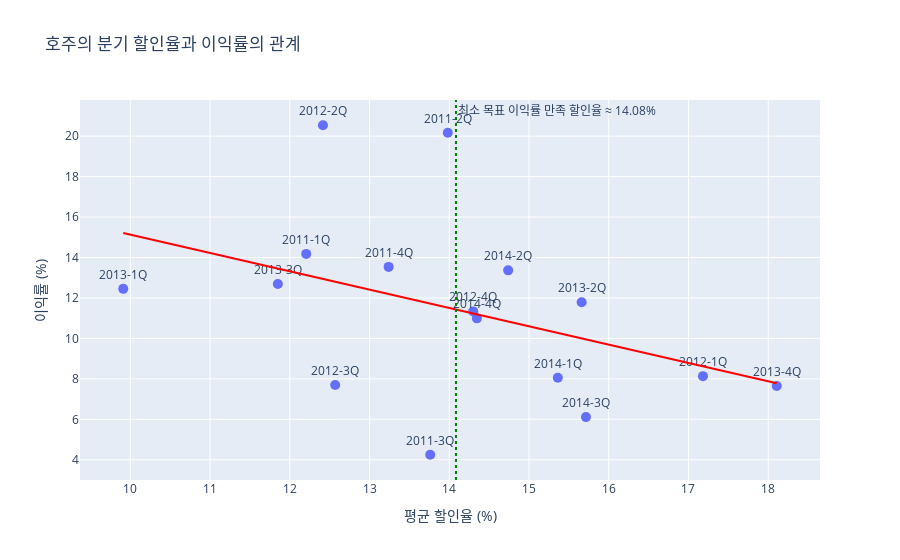

This figure's notebook cell:
### Markdown cell above
### 최적 할인율 상한선 그래프

### Code cell
australia_df = df[df['Country'] == 'Australia']
australia_df['Discount_ratio'] = australia_df['Discount'] * 100

discount_profit_trend = australia_df.groupby(['Year', 'Quarter']).agg({'Discount_ratio': 'mean', 'Profit': 'sum', 'Sales': 'sum'}).reset_index()
discount_profit_trend['Profit Margin'] = discount_profit_trend['Profit'] / discount_profit_trend['Sales'] * 100
discount_profit_trend['Year-Quarter'] = discount_profit_trend['Year'].astype(str) + '-' +discount_profit_trend['Quarter'].astype(str) + 'Q'

avg_margin = discount_profit_trend['Profit Margin'].mean()


# 회귀선
X = discount_profit_trend['Discount_ratio']
y = discount_profit_trend['Profit Margin']
X_const = sm.add_constant(X)
model = sm.OLS(y, X_const).fit()

# 이익률과 회귀선이 만나는 지점 계산
slope = model.params[1]
intercept = model.params[0]
optimal_discount = (avg_margin - intercept) / slope

fig = px.scatter(
    discount_profit_trend, x='Discount_ratio', y='Profit Margin', text=discount_profit_trend['Year-Quarter'],
    title='호주의 분기 할인율과 이익률의 관계',
    labels={'Discount_ratio': '평균 할인율 (%)', 'Profit Margin': '이익률 (%)'},
    trendline='ols',  
    trendline_color_override='red'
)

fig.add_vline(
    x=optimal_discount,
    line_dash="dot",
    line_color="green",
    annotation_text=f"최소 목표 이익률 만족 할인율 ≈ {optimal_discount:.2f}%",
    annotation_position="top right"
)

fig.update_traces(
    marker=dict(size=10), textposition='top center',
    textfont=dict(size=12),
    cliponaxis=False) 

fig.show()

### Figure 1 — Plotly figure (JSON) as saved in the notebook; plotly's stock layout.template omitted (floating-point values rounded to 4 significant figures)
{"data": [{"cliponaxis": false, "hovertemplate": "평균 할인율 (%)=%{x}<br>이익률 (%)=%{y}<br>Year-Quarter=%{text}<extra></extra>", "legendgroup": "", "marker": {"color": "#636efa", "size": 10, "symbol": "circle"}, "mode": "markers+text", "name": "", "orientation": "v", "showlegend": false, "text": ["2011-1Q", "2011-2Q", "2011-3Q", "2011-4Q", "2012-1Q", "2012-2Q", "2012-3Q", "2012-4Q", "2013-1Q", "2013-2Q", "2013-3Q", "2013-4Q", "2014-1Q", "2014-2Q", "2014-3Q", "2014-4Q"], "textfont": {"size": 12}, "textposition": "top center", "type": "scatter", "x": [12.21, 13.98, 13.76, 13.24, 17.18, 12.42, 12.57, 14.3, 9.912, 15.66, 11.85, 18.11, 15.36, 14.74, 15.71, 14.35], "xaxis": "x", "y": [14.18, 20.16, 4.248, 13.53, 8.133, 20.54, 7.7, 11.34, 12.45, 11.79, 12.69, 7.648, 8.051, 13.36, 6.11, 10.99], "yaxis": "y"}, {"cliponaxis": false, "hovertemplate": "<b>OLS trendline</b><br>Profit Margin = -0.906375 * Discount_ratio + 24.1982<br>R<sup>2</sup>=0.173003<br><br>평균 할인율 (%)=%{x}<br>이익률 (%)=%{y} <b>(trend)</b><extra></extra>", "legendgroup": "", "line": {"color": "red"}, "marker": {"color": "#636efa", "size": 10, "symbol": "circle"}, "mode": "lines", "name": "", "showlegend": false, "textfont": {"size": 12}, "textposition": "top center", "type": "scatter", "x": [9.912, 11.85, 12.21, 12.42, 12.57, 13.24, 13.76, 13.98, 14.3, 14.35, 14.74, 15.36, 15.66, 15.71, 17.18, 18.11], "xaxis": "x", "y": [15.21, 13.46, 13.14, 12.94, 12.81, 12.2, 11.73, 11.53, 11.24, 11.19, 10.84, 10.27, 10.0, 9.955, 8.625, 7.786], "yaxis": "y"}], "layout": {"annotations": [{"showarrow": false, "text": "최소 목표 이익률 만족 할인율 ≈ 14.08%", "x": 14.08, "xanchor": "left", "xref": "x", "y": 1, "yanchor": "top", "yref": "y domain"}], "legend": {"tracegroupgap": 0}, "shapes": [{"line": {"color": "green", "dash": "dot"}, "type": "line", "x0": 14.08, "x1": 14.08, "xref": "x", "y0": 0, "y1": 1, "yref": "y domain"}], "title": {"text": "호주의 분기 할인율과 이익률의 관계"}, "xaxis": {"anchor": "y", "domain": [0, 1], "title": {"text": "평균 할인율 (%)"}}, "yaxis": {"anchor": "x", "domain": [0, 1], "title": {"text": "이익률 (%)"}}}}
